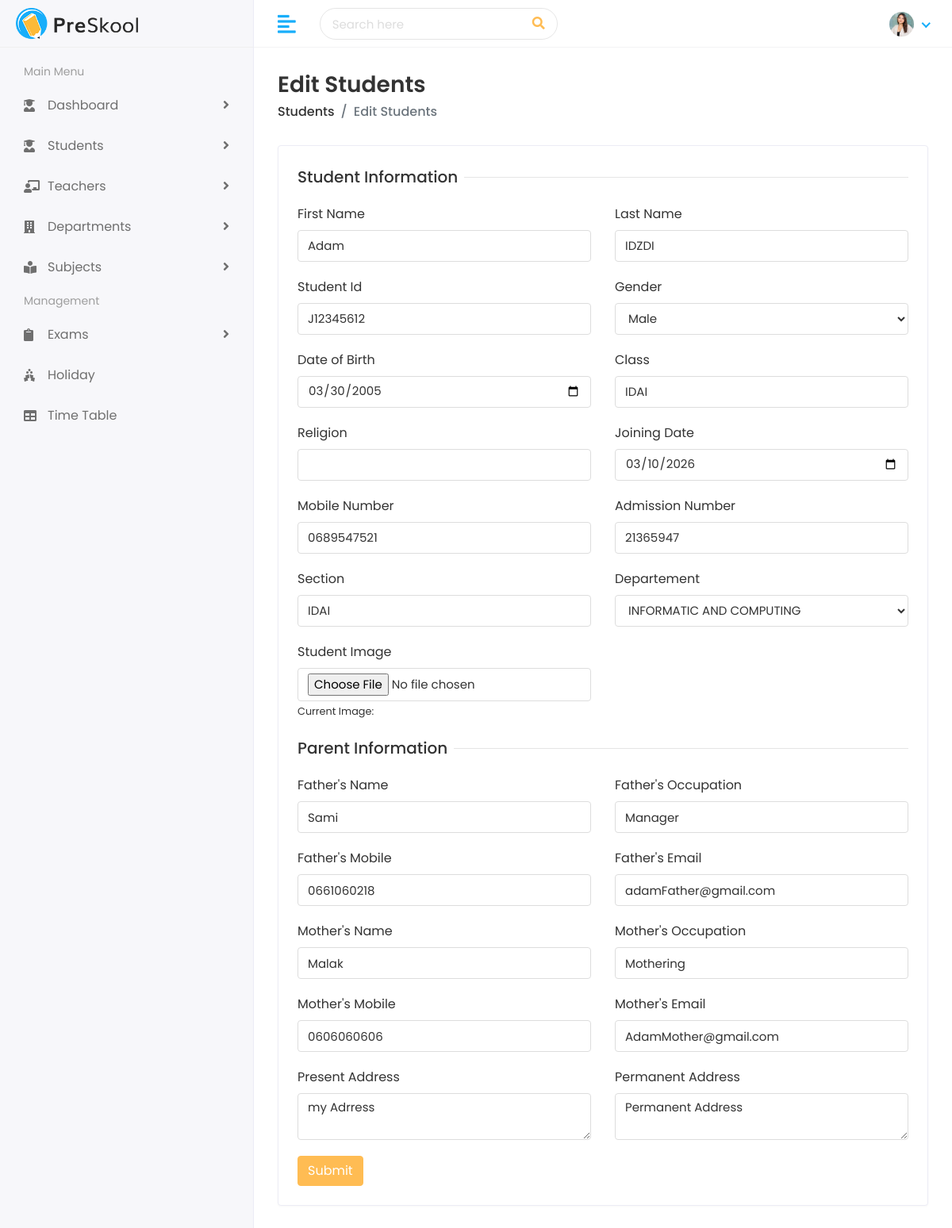
The app's page /student/edit/3/ (signed in), older data.
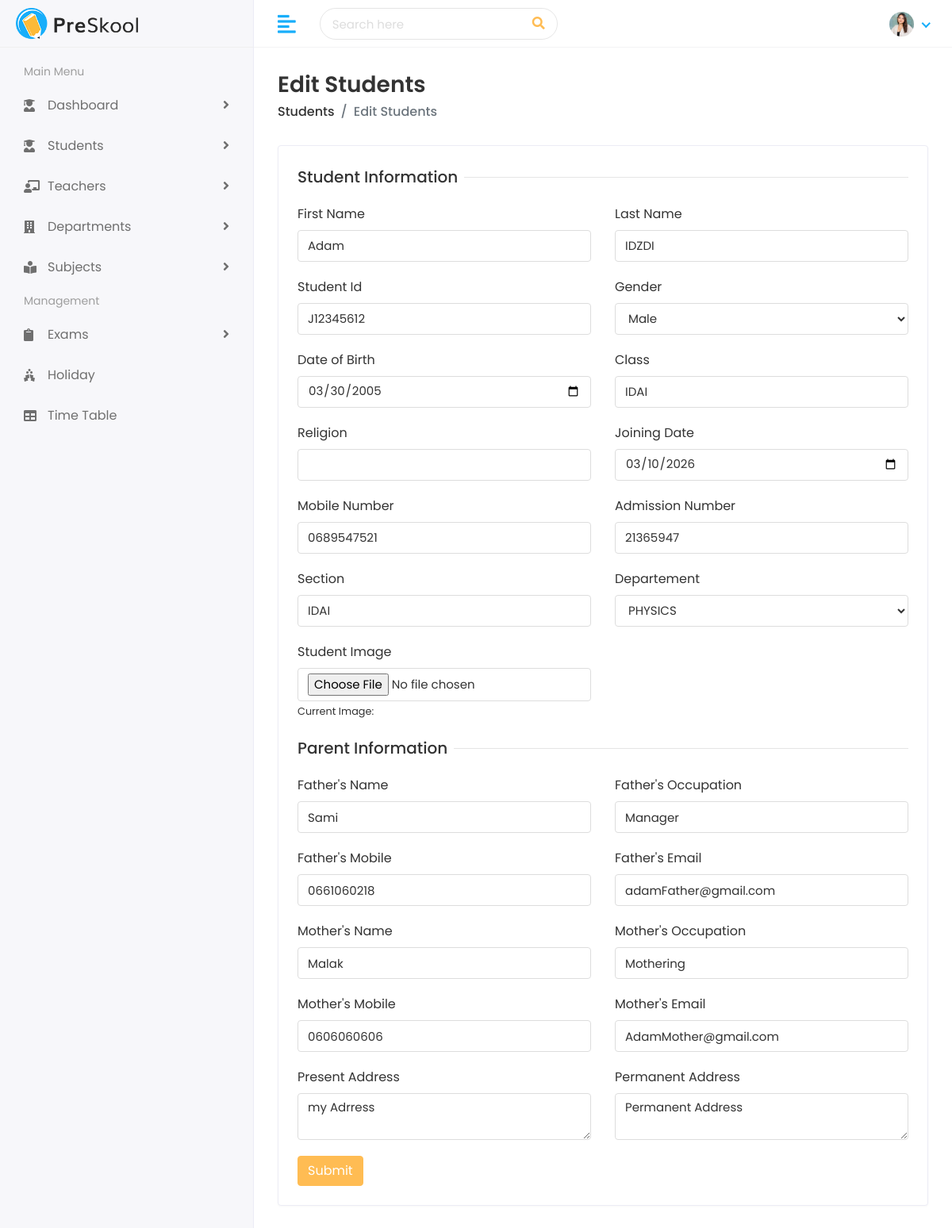
The same page, newer data.
### student/models.py (models this page shows, shortened)
class Student(models.Model):
    first_name = models.CharField(max_length=100)
    last_name = models.CharField(max_length=100)
    student_id = models.CharField(max_length=20, unique=True)
    gender = models.CharField(max_length=10, choices=[('Male','Male'), ('Female','Female')])
    date_of_birth = models.DateField()
    student_class = models.CharField(max_length=50)
    joining_date = models.DateField()
    mobile_number = models.CharField(max_length=15)
    admission_number = models.CharField(max_length=20)
    section = models.CharField(max_length=10)
    student_image = models.ImageField(upload_to='students/', blank=True)
    parent = models.OneToOneField(Parent, on_delete=models.CASCADE)
    departement = models.ForeignKey(
        Departement,
        on_delete=models.SET_NULL,
        null=True,
        blank=True,
        related_name='students'
    )

### departement/models.py (models this page shows, shortened)
class Departement(models.Model):
    name = models.CharField(max_length=150, unique=True)
    code = models.CharField(max_length=10, unique=True)
    description = models.TextField(blank=True, null=True)
    created_at = models.DateField(auto_now_add=True)

### student/views.py (the view)
# urls.py: path('edit/<str:student_id>/', views.edit_student, name='edit_student'),
@login_required
@user_passes_test(is_admin_or_teacher)
def edit_student(request, student_id):
    student = Student.objects.get(id=student_id)
    parent = student.parent
    departements_list = Departement.objects.all()
    context = {'departements_list': departements_list, 'student': student, 'parent': parent}
    if request.method == 'POST':
        student.first_name = request.POST.get('first_name')
        student.last_name = request.POST.get('last_name')
        student.student_id = request.POST.get('student_id')
        student.gender = request.POST.get('gender')
        student.date_of_birth = request.POST.get('date_of_birth')
        student.student_class = request.POST.get('student_class')
        student.joining_date = request.POST.get('joining_date')
        student.mobile_number = request.POST.get('mobile_number')
        student.admission_number = request.POST.get('admission_number')
        student.section = request.POST.get('section')
        student.student_image = request.FILES.get('student_image')
        departement_id = request.POST.get('departement_id')
        if (departement_id):
            student.departement = Departement.objects.get(id = departement_id)
        else :
            student.departement = None
        parent.father_name = request.POST.get('father_name')
        parent.father_occupation = request.POST.get('father_occupation')
        parent.father_mobile = request.POST.get('father_mobile')
        parent.father_email = request.POST.get('father_email')
        parent.mother_name = request.POST.get('mother_name')
        parent.mother_occupation = request.POST.get('mother_occupation')
        parent.mother_mobile = request.POST.get('mother_mobile')
        parent.mother_email = request.POST.get('mother_email')
        parent.present_address = request.POST.get('present_address')
        parent.permanent_address = request.POST.get('permanent_address')
        if request.FILES.get('student_image'):
            student.student_image = request.FILES.get('student_image')
        parent.save()
        student.save()
        messages.success(request, 'Student edited Successfully')
        return redirect('student_list')
    else:
        return render(request, 'students/edit-student.html', context)

### student/views.py (called while the page is built)
def is_admin_or_teacher(user):
    return user.is_authenticated and (user.is_admin or user.is_teacher)

### templates/students/edit-student.html (shortened to what the changed rows need)
{% extends 'Home/base.html' %} {% load static %} {% block body %}
<div class="page-wrapper">
    <div class="content container-fluid">
        <div class="row">
            <div class="col-sm-12">
                <div class="card">
                    <div class="card-body">
                        <form method="POST" enctype="multipart/form-data">
                            <div class="row">
                                <div class="col-12 col-sm-6">
                                    <div class="form-group">
                                        <label>First Name</label>
                                        <input type="text" name="first_name" class="form-control" value="{{ student.first_name }}">
                                    </div>
                                </div>
                                <div class="col-12 col-sm-6">
                                    <div class="form-group">
                                        <label>Last Name</label>
                                        <input type="text" name="last_name" class="form-control" value="{{ student.last_name }}">
                                    </div>
                                </div>
                                <div class="col-12 col-sm-6">
                                    <div class="form-group">
                                        <label>Student Id</label>
                                        <input type="text" name="student_id" class="form-control" value="{{ student.student_id }}">
                                    </div>
                                </div>
                                <div class="col-12 col-sm-6">
                                    <div class="form-group">
                                        <label>Gender</label>
                                        <select name="gender" class="form-control">
                                            <option value="Male" {% if student.gender == 'Male' %}selected{% endif %}>Male</option>
                                        </select>
                                    </div>
                                </div>
                                <div class="col-12 col-sm-6">
                                    <div class="form-group">
                                        <label>Date of Birth</label>
                                        <input type="date" name="date_of_birth" class="form-control" value="{{ student.date_of_birth|date:'Y-m-d' }}">
                                    </div>
                                </div>
                                <div class="col-12 col-sm-6">
                                    <div class="form-group">
                                        <label>Class</label>
                                        <input type="text" name="student_class" class="form-control" value="{{ student.student_class }}">
                                    </div>
                                </div>
                                <div class="col-12 col-sm-6">
                                    <div class="form-group">
                                        <label>Joining Date</label>
                                        <input type="date" name="joining_date" class="form-control" value="{{ student.joining_date|date:'Y-m-d' }}">
                                    </div>
                                </div>
                                <div class="col-12 col-sm-6">
                                    <div class="form-group">
                                        <label>Mobile Number</label>
                                        <input type="text" name="mobile_number" class="form-control" value="{{ student.mobile_number }}">
                                    </div>
                                </div>
                                <div class="col-12 col-sm-6">
                                    <div class="form-group">
                                        <label>Admission Number</label>
                                        <input type="text" name="admission_number" class="form-control" value="{{ student.admission_number }}">
                                    </div>
                                </div>
                                <div class="col-12 col-sm-6">
                                    <div class="form-group">
                                        <label>Section</label>
                                        <input type="text" name="section" class="form-control" value="{{ student.section }}">
                                    </div>
                                </div>
                                <div class="col-12 col-sm-6">
                                    <div class="form-group">
                                        <label>Departement</label>
                                        <select name="departement_id" class="form-control">
                                          {% for departement in departements_list %}
                                          <option value="{{departement.id}}" {% if student.departement.id == departement.id %}selected{% endif %}>{{departement.name}}</option>
                                          {% endfor %}
                                        </select>
                                    </div>
                                </div>
                            </div>
                        </form>
                    </div>
                </div>
            </div>
        </div>
      </div>
    </div>
  </div>
{% endblock %}

Row changes from the older to the newer data that the page shows:
changed Student "Adam": departement_id "INFORMATIC AND COMPUTING" → "PHYSICS"
